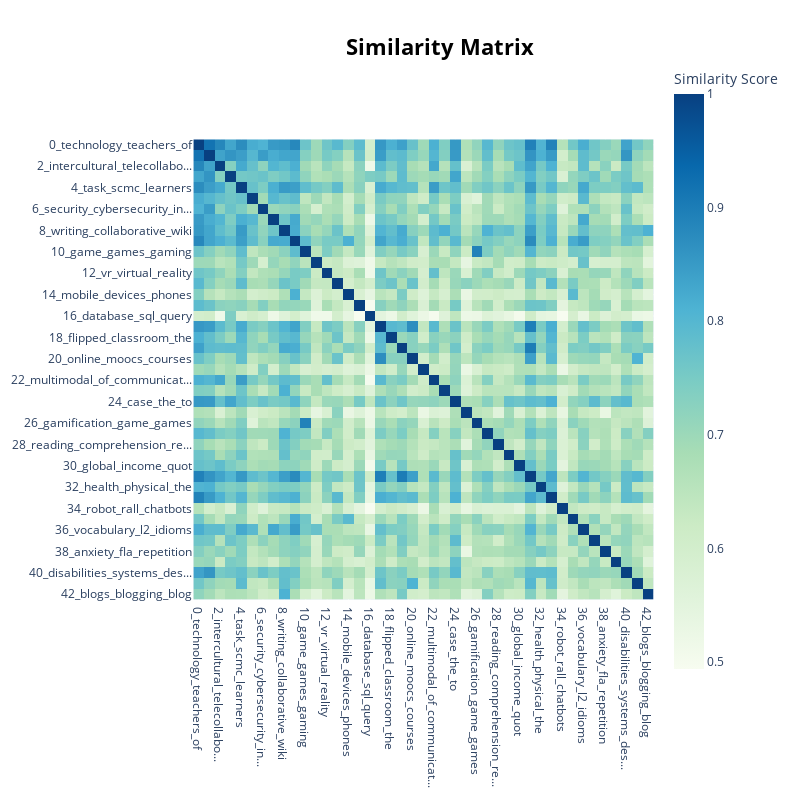

The cell this chart's notebook holds for it:
### Code cell
model.visualize_heatmap()

### Figure 1 — Plotly figure (JSON) as saved in the notebook; plotly's stock layout.template omitted (floating-point values rounded to 4 significant figures; data arrays with more than 128 entries replaced by an {"elided": "..."} marker saying what was removed)
{"data": [{"coloraxis": "coloraxis", "hovertemplate": "x: %{x}<br>y: %{y}<br>Similarity Score: %{z}<extra></extra>", "name": "0", "type": "heatmap", "x": ["0_technology_teachers_of", "1_information_is_systems", "2_intercultural_telecollabo...", "3_analytics_data_business", "4_task_scmc_learners", "5_corpus_corpora_ddl", "6_security_cybersecurity_in...", "7_pronunciation_asr_speech", "8_writing_collaborative_wiki", "9_mobile_mall_learning", "10_game_games_gaming", "11_captions_comprehension_c...", "12_vr_virtual_reality", "13_programming_students_int...", "14_mobile_devices_phones", "15_pandemic_covid_online", "16_database_sql_query", "17_blended_online_learning", "18_flipped_classroom_the", "19_social_media_internet", "20_online_moocs_courses", "21_privacy_plagiarism_integ...", "22_multimodal_of_communicat...", "23_feedback_error_writing", "24_case_the_to", "25_agile_scrum_project", "26_gamification_game_games", "27_storytelling_digital_nar...", "28_reading_comprehension_re...", "29_team_teamwork_teams", "30_global_income_quot", "31_learning_language_social", "32_health_physical_the", "33_the_education_of", "34_robot_rall_chatbots", "35_app_development_inventor", "36_vocabulary_l2_idioms", "37_cloud_computing_decision", "38_anxiety_fla_repetition", "39_erp_business_enterprise", "40_disabilities_systems_des...", "41_discussions_online_student", "42_blogs_blogging_blog"], "xaxis": "x", "y": ["0_technology_teachers_of", "1_information_is_systems", "2_intercultural_telecollabo...", "3_analytics_data_business", "4_task_scmc_learners", "5_corpus_corpora_ddl", "6_security_cybersecurity_in...", "7_pronunciation_asr_speech", "8_writing_collaborative_wiki", "9_mobile_mall_learning", "10_game_games_gaming", "11_captions_comprehension_c...", "12_vr_virtual_reality", "13_programming_students_int...", "14_mobile_devices_phones", "15_pandemic_covid_online", "16_database_sql_query", "17_blended_online_learning", "18_flipped_classroom_the", "19_social_media_internet", "20_online_moocs_courses", "21_privacy_plagiarism_integ...", "22_multimodal_of_communicat...", "23_feedback_error_writing", "24_case_the_to", "25_agile_scrum_project", "26_gamification_game_games", "27_storytelling_digital_nar...", "28_reading_comprehension_re...", "29_team_teamwork_teams", "30_global_income_quot", "31_learning_language_social", "32_health_physical_the", "33_the_education_of", "34_robot_rall_chatbots", "35_app_development_inventor", "36_vocabulary_l2_idioms", "37_cloud_computing_decision", "38_anxiety_fla_repetition", "39_erp_business_enterprise", "40_disabilities_systems_des...", "41_discussions_online_student", "42_blogs_blogging_blog"], "yaxis": "y", "z": {"elided": "43x43 float values"}}], "layout": {"coloraxis": {"colorbar": {"title": {"text": "Similarity Score"}}, "colorscale": [[0, "rgb(247,252,240)"], [0.125, "rgb(224,243,219)"], [0.25, "rgb(204,235,197)"], [0.375, "rgb(168,221,181)"], [0.5, "rgb(123,204,196)"], [0.625, "rgb(78,179,211)"], [0.75, "rgb(43,140,190)"], [0.875, "rgb(8,104,172)"], [1, "rgb(8,64,129)"]]}, "height": 800, "hoverlabel": {"bgcolor": "white", "font": {"family": "Rockwell", "size": 16}}, "legend": {"title": {"text": "Trend"}}, "margin": {"t": 60}, "showlegend": true, "title": {"font": {"color": "Black", "size": 22}, "text": "<b>Similarity Matrix</b>", "x": 0.55, "xanchor": "center", "y": 0.95, "yanchor": "top"}, "width": 800, "xaxis": {"anchor": "y", "constrain": "domain", "domain": [0, 1], "scaleanchor": "y"}, "yaxis": {"anchor": "x", "autorange": "reversed", "constrain": "domain", "domain": [0, 1]}}}
